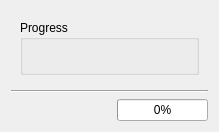
           <widget class="QWidget" name="Progress">
            <attribute name="title">
             <string>Progress</string>
            </attribute>
            <layout class="QVBoxLayout" name="verticalLayout_4">
             <item>
              <widget class="QScrollArea" name="scrollArea_2">
               <property name="frameShape">
                <enum>QFrame::NoFrame</enum>
               </property>
               <property name="widgetResizable">
                <bool>true</bool>
               </property>
               <widget class="QWidget" name="scrollAreaWidgetContents_2">
                <property name="geometry">
                 <rect>
                  <x>0</x>
                  <y>0</y>
                  <width>380</width>
                  <height>640</height>
                 </rect>
                </property>
                <layout class="QVBoxLayout" name="verticalLayout_5">
                 <item>
                  <widget class="QGroupBox" name="groupBox_4">
                   <property name="title">
                    <string>Progress</string>
                   </property>
                   <layout class="QHBoxLayout" name="horizontalLayout_3">
                    <item>
                     <widget class="QLabel" name="L_tester">
                      <property name="text">
                       <string/>
                      </property>
                      <property name="alignment">
                       <set>Qt::AlignLeading|Qt::AlignLeft|Qt::AlignTop</set>
                      </property>
                     </widget>
                    </item>
                   </layout>
                  </widget>
                 </item>
                </layout>
               </widget>
              </widget>
             </item>
             <item>
              <widget class="Line" name="line_2">
               <property name="orientation">
                <enum>Qt::Horizontal</enum>
               </property>
              </widget>
             </item>
             <item>
              <layout class="QHBoxLayout" name="horizontalLayout_4">
               <item>
                <widget class="QLabel" name="L_processlabel">
                 <property name="minimumSize">
                  <size>
                   <width>100</width>
                   <height>0</height>
                  </size>
                 </property>
                 <property name="maximumSize">
                  <size>
                   <width>100</width>
                   <height>30</height>
                  </size>
                 </property>
                 <property name="palette">
                  <palette>
                   <active>
                    <colorrole role="WindowText">
                     <brush brushstyle="SolidPattern">
                      <color alpha="255">
                       <red>177</red>
                       <green>177</green>
                       <blue>177</blue>
                      </color>
                     </brush>
                    </colorrole>
                    <colorrole role="Button">
                     <brush brushstyle="SolidPattern">
                      <color alpha="255">
                       <red>50</red>
                       <green>50</green>
                       <blue>50</blue>
                      </color>
                     </brush>
                    </colorrole>
                    <colorrole role="Light">
                     <brush brushstyle="SolidPattern">
                      <color alpha="255">
                       <red>255</red>
                       <green>170</green>
                       <blue>127</blue>
                      </color>
                     </brush>
                    </colorrole>
                    <colorrole role="Midlight">
                     <brush brushstyle="SolidPattern">
                      <color alpha="255">
                       <red>255</red>
                       <green>127</green>
                       <blue>63</blue>
                      </color>
                     </brush>
                    </colorrole>
                    <colorrole role="Dark">
                     <brush brushstyle="SolidPattern">
                      <color alpha="255">
                       <red>127</red>
                       <green>42</green>
                       <blue>0</blue>
                      </color>
                     </brush>
                    </colorrole>
                    <colorrole role="Mid">
                     <brush brushstyle="SolidPattern">
                      <color alpha="255">
                       <red>170</red>
                       <green>56</green>
                       <blue>0</blue>
                      </color>
                     </brush>
                    </colorrole>
                    <colorrole role="Text">
                     <brush brushstyle="SolidPattern">
                      <color alpha="255">
                       <red>177</red>
                       <green>177</green>
                       <blue>177</blue>
                      </color>
                     </brush>
                    </colorrole>
                    <colorrole role="BrightText">
                     <brush brushstyle="SolidPattern">
                      <color alpha="255">
                       <red>255</red>
                       <green>255</green>
                       <blue>255</blue>
                      </color>
                     </brush>
                    </colorrole>
                    <colorrole role="ButtonText">
                     <brush brushstyle="SolidPattern">
                      <color alpha="255">
                       <red>177</red>
                       <green>177</green>
                       <blue>177</blue>
                      </color>
                     </brush>
                    </colorrole>
                    <colorrole role="Base">
                     <brush brushstyle="SolidPattern">
                      <color alpha="255">
                       <red>50</red>
                       <green>50</green>
                       <blue>50</blue>
                      </color>
                     </brush>
                    </colorrole>
                    <colorrole role="Window">
                     <brush brushstyle="SolidPattern">
                      <color alpha="255">
                       <red>50</red>
                       <green>50</green>
                       <blue>50</blue>
                      </color>
                     </brush>
                    </colorrole>
                    <colorrole role="Shadow">
                     <brush brushstyle="SolidPattern">
                      <color alpha="255">
                       <red>0</red>
                       <green>0</green>
                       <blue>0</blue>
                      </color>
                     </brush>
                    </colorrole>
                    <colorrole role="AlternateBase">
                     <brush brushstyle="SolidPattern">
                      <color alpha="255">
                       <red>255</red>
                       <green>170</green>
                       <blue>127</blue>
                      </color>
                     </brush>
                    </colorrole>
                    <colorrole role="ToolTipBase">
                     <brush brushstyle="SolidPattern">
                      <color alpha="255">
                       <red>255</red>
                       <green>255</green>
                       <blue>220</blue>
                      </color>
                     </brush>
                    </colorrole>
                    <colorrole role="ToolTipText">
                     <brush brushstyle="SolidPattern">
                      <color alpha="255">
                       <red>0</red>
                       <green>0</green>
                       <blue>0</blue>
                      </color>
                     </brush>
                    </colorrole>
                   </active>
                   <inactive>
                    <colorrole role="WindowText">
                     <brush brushstyle="SolidPattern">
                      <color alpha="255">
                       <red>177</red>
                       <green>177</green>
                       <blue>177</blue>
                      </color>
                     </brush>
                    </colorrole>
                    <colorrole role="Button">
                     <brush brushstyle="SolidPattern">
                      <color alpha="255">
                       <red>50</red>
                       <green>50</green>
                       <blue>50</blue>
                      </color>
                     </brush>
                    </colorrole>
                    <colorrole role="Light">
                     <brush brushstyle="SolidPattern">
                      <color alpha="255">
                       <red>255</red>
                       <green>170</green>
                       <blue>127</blue>
                      </color>
                     </brush>
                    </colorrole>
                    <colorrole role="Midlight">
                     <brush brushstyle="SolidPattern">
                      <color alpha="255">
                       <red>255</red>
                       <green>127</green>
                       <blue>63</blue>
                      </color>
                     </brush>
                    </colorrole>
                    <colorrole role="Dark">
                     <brush brushstyle="SolidPattern">
                      <color alpha="255">
                       <red>127</red>
                       <green>42</green>
                       <blue>0</blue>
                      </color>
                     </brush>
                    </colorrole>
                    <colorrole role="Mid">
                     <brush brushstyle="SolidPattern">
                      <color alpha="255">
                       <red>170</red>
                       <green>56</green>
                       <blue>0</blue>
                      </color>
                     </brush>
                    </colorrole>
                    <colorrole role="Text">
                     <brush brushstyle="SolidPattern">
                      <color alpha="255">
                       <red>177</red>
                       <green>177</green>
                       <blue>177</blue>
                      </color>
                     </brush>
                    </colorrole>
                    <colorrole role="BrightText">
                     <brush brushstyle="SolidPattern">
                      <color alpha="255">
                       <red>255</red>
                       <green>255</green>
                       <blue>255</blue>
                      </color>
                     </brush>
                    </colorrole>
                    <colorrole role="ButtonText">
                     <brush brushstyle="SolidPattern">
                      <color alpha="255">
                       <red>177</red>
                       <green>177</green>
                       <blue>177</blue>
                      </color>
                     </brush>
                    </colorrole>
                    <colorrole role="Base">
                     <brush brushstyle="SolidPattern">
                      <color alpha="255">
                       <red>50</red>
                       <green>50</green>
                       <blue>50</blue>
                      </color>
                     </brush>
                    </colorrole>
                    <colorrole role="Window">
                     <brush brushstyle="SolidPattern">
                      <color alpha="255">
                       <red>50</red>
                       <green>50</green>
                       <blue>50</blue>
                      </color>
                     </brush>
                    </colorrole>
                    <colorrole role="Shadow">
                     <brush brushstyle="SolidPattern">
                      <color alpha="255">
                       <red>0</red>
                       <green>0</green>
                       <blue>0</blue>
                      </color>
                     </brush>
                    </colorrole>
                    <colorrole role="AlternateBase">
                     <brush brushstyle="SolidPattern">
                      <color alpha="255">
                       <red>255</red>
                       <green>170</green>
                       <blue>127</blue>
                      </color>
                     </brush>
                    </colorrole>
                    <colorrole role="ToolTipBase">
                     <brush brushstyle="SolidPattern">
                      <color alpha="255">
                       <red>255</red>
                       <green>255</green>
                       <blue>220</blue>
                      </color>
                     </brush>
                    </colorrole>
                    <colorrole role="ToolTipText">
                     <brush brushstyle="SolidPattern">
                      <color alpha="255">
                       <red>0</red>
                       <green>0</green>
                       <blue>0</blue>
                      </color>
                     </brush>
                    </colorrole>
                   </inactive>
                   <disabled>
                    <colorrole role="WindowText">
                     <brush brushstyle="SolidPattern">
                      <color alpha="255">
                       <red>64</red>
                       <green>64</green>
                       <blue>64</blue>
                      </color>
                     </brush>
                    </colorrole>
                    <colorrole role="Button">
                     <brush brushstyle="SolidPattern">
                      <color alpha="255">
                       <red>50</red>
                       <green>50</green>
                       <blue>50</blue>
                      </color>
                     </brush>
                    </colorrole>
                    <colorrole role="Light">
                     <brush brushstyle="SolidPattern">
                      <color alpha="255">
                       <red>255</red>
                       <green>170</green>
                       <blue>127</blue>
                      </color>
                     </brush>
                    </colorrole>
                    <colorrole role="Midlight">
                     <brush brushstyle="SolidPattern">
                      <color alpha="255">
                       <red>255</red>
                       <green>127</green>
                       <blue>63</blue>
                      </color>
                     </brush>
                    </colorrole>
                    <colorrole role="Dark">
                     <brush brushstyle="SolidPattern">
                      <color alpha="255">
                       <red>127</red>
                       <green>42</green>
                       <blue>0</blue>
                      </color>
                     </brush>
                    </colorrole>
                    <colorrole role="Mid">
                     <brush brushstyle="SolidPattern">
                      <color alpha="255">
                       <red>170</red>
                       <green>56</green>
                       <blue>0</blue>
                      </color>
                     </brush>
                    </colorrole>
                    <colorrole role="Text">
                     <brush brushstyle="SolidPattern">
                      <color alpha="255">
                       <red>64</red>
                       <green>64</green>
                       <blue>64</blue>
                      </color>
                     </brush>
                    </colorrole>
                    <colorrole role="BrightText">
                     <brush brushstyle="SolidPattern">
                      <color alpha="255">
                       <red>255</red>
                       <green>255</green>
                       <blue>255</blue>
                      </color>
                     </brush>
                    </colorrole>
                    <colorrole role="ButtonText">
                     <brush brushstyle="SolidPattern">
                      <color alpha="255">
                       <red>64</red>
                       <green>64</green>
                       <blue>64</blue>
                      </color>
                     </brush>
                    </colorrole>
                    <colorrole role="Base">
                     <brush brushstyle="SolidPattern">
                      <color alpha="255">
                       <red>50</red>
                       <green>50</green>
                       <blue>50</blue>
                      </color>
                     </brush>
                    </colorrole>
                    <colorrole role="Window">
                     <brush brushstyle="SolidPattern">
                      <color alpha="255">
                       <red>50</red>
                       <green>50</green>
                       <blue>50</blue>
                      </color>
                     </brush>
                    </colorrole>
                    <colorrole role="Shadow">
                     <brush brushstyle="SolidPattern">
                      <color alpha="255">
                       <red>0</red>
                       <green>0</green>
                       <blue>0</blue>
                      </color>
                     </brush>
                    </colorrole>
                    <colorrole role="AlternateBase">
                     <brush brushstyle="SolidPattern">
                      <color alpha="255">
                       <red>255</red>
                       <green>85</green>
                       <blue>0</blue>
                      </color>
                     </brush>
                    </colorrole>
                    <colorrole role="ToolTipBase">
                     <brush brushstyle="SolidPattern">
                      <color alpha="255">
                       <red>255</red>
                       <green>255</green>
                       <blue>220</blue>
                      </color>
                     </brush>
                    </colorrole>
                    <colorrole role="ToolTipText">
                     <brush brushstyle="SolidPattern">
                      <color alpha="255">
                       <red>0</red>
                       <green>0</green>
                       <blue>0</blue>
                      </color>
                     </brush>
                    </colorrole>
                   </disabled>
                  </palette>
                 </property>
                 <property name="font">
                  <font>
                   <pointsize>10</pointsize>
                  </font>
                 </property>
                 <property name="text">
                  <string/>
                 </property>
                 <property name="alignment">
                  <set>Qt::AlignCenter</set>
                 </property>
                </widget>
               </item>
               <item>
                <widget class="QProgressBar" name="progressBar">
                 <property name="maximumSize">
                  <size>
                   <width>400</width>
                   <height>16777215</height>
                  </size>
                 </property>
                 <property name="maximum">
                  <number>30</number>
                 </property>
                 <property name="value">
                  <number>0</number>
                 </property>
                </widget>
               </item>
              </layout>
             </item>
            </layout>
           </widget>
